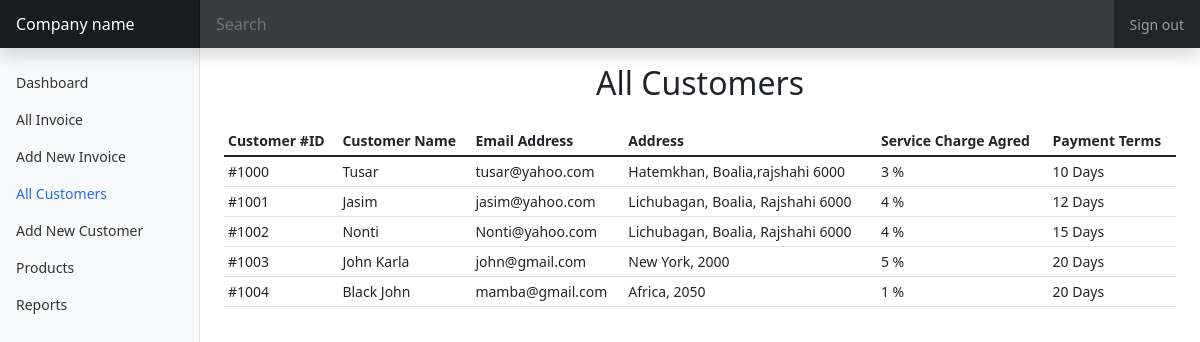
Page /all-users.php (signed in) on the committed database.
### tables this page shows
CREATE TABLE `customer` (
  `id` int(20) NOT NULL,
  `email` varchar(30) NOT NULL,
  `name` varchar(30) NOT NULL,
  `serv_charge` int(20) NOT NULL,
  `payment_terms` int(20) NOT NULL,
  `address` longtext NOT NULL
);

### Classes/Invoice.php (called while the page is built, shortened)
<?php
class Invoice{
	private $host  = 'localhost';
    private $user  = 'root';
    private $password   = "";
    private $database  = "php_invoice";
	private $customerTable = 'customer';
	private $dbConnect = false;
    public function __construct(){
        if(!$this->dbConnect){
            $conn = new mysqli($this->host, $this->user, $this->password, $this->database);
            if($conn->connect_error){
                die("Error failed to connect to MySQL: " . $conn->connect_error);
            }else{
                $this->dbConnect = $conn;
            }
        }
    }
	private function getData($sqlQuery) {
		$result = mysqli_query($this->dbConnect, $sqlQuery);
		$data= array();
		while ($row = mysqli_fetch_array($result, MYSQLI_ASSOC)) {
			$data[]=$row;
		}
		return $data;
	}
			?>
			<?php
	public function allCustomerList (){
		$sqlQuery = "SELECT * FROM ".$this->customerTable."";
		return  $this->getData($sqlQuery);
	}
}
?>

### all-users.php (the view, shortened to what this page needs)
<?php
include 'includes/header.php';
include 'includes/side-nav.php';
?>
<h2 class="p-3 text-center">All Customers</h2>
<div class="table-responsive">
    <table class="table  table-sm">
        <thead class="thead-dark">
            <tr>
                <th scope="col">Customer #ID</th>
                <th scope="col">Customer Name</th>
                <th scope="col">Email Address</th>
                <th scope="col"> Address</th>
                <th scope="col">Service Charge Agred</th>
                <th scope="col">Payment Terms</th>
            </tr>
        </thead>
        <tbody>
            <?php
            $users = $invoice->allCustomerList();
            foreach ($users as $user) {
            ?>
                <tr>
                    <td>#<?php echo $user['id'] ?></td>
                    <td><?php echo $user['name'] ?></td>
                    <td><?php echo $user['email'] ?></td>
                    <td><?php echo $user['address'] ?></td>
                    <td><?php echo $user['serv_charge'] ?> %</td>
                    <td><?php echo $user['payment_terms'] ?> Days</td>
                </tr>
            <?php
            }
            ?>
        </tbody>
    </table>
</div>
<?php
include 'includes/footer.php';
?>

### css/dashboard.css (style rules this page uses)
body { font-size: .875rem; }

### rows in the picture
customer: id "1000", name "Tusar", email "tusar@yahoo.com", address "Hatemkhan, Boalia,rajshahi 6000", serv_charge "3", payment_terms "10"
customer: id "1001", name "Jasim", email "jasim@yahoo.com", address "Lichubagan, Boalia, Rajshahi 6000", serv_charge "4", payment_terms "12"
customer: id "1002", name "Nonti", email "Nonti@yahoo.com", address "Lichubagan, Boalia, Rajshahi 6000", serv_charge "4", payment_terms "15"
customer: id "1003", name "John Karla", email "john@gmail.com", address "New York, 2000", serv_charge "5", payment_terms "20"
customer: id "1004", name "Black John", email "mamba@gmail.com", address "Africa, 2050", serv_charge "1", payment_terms "20"
